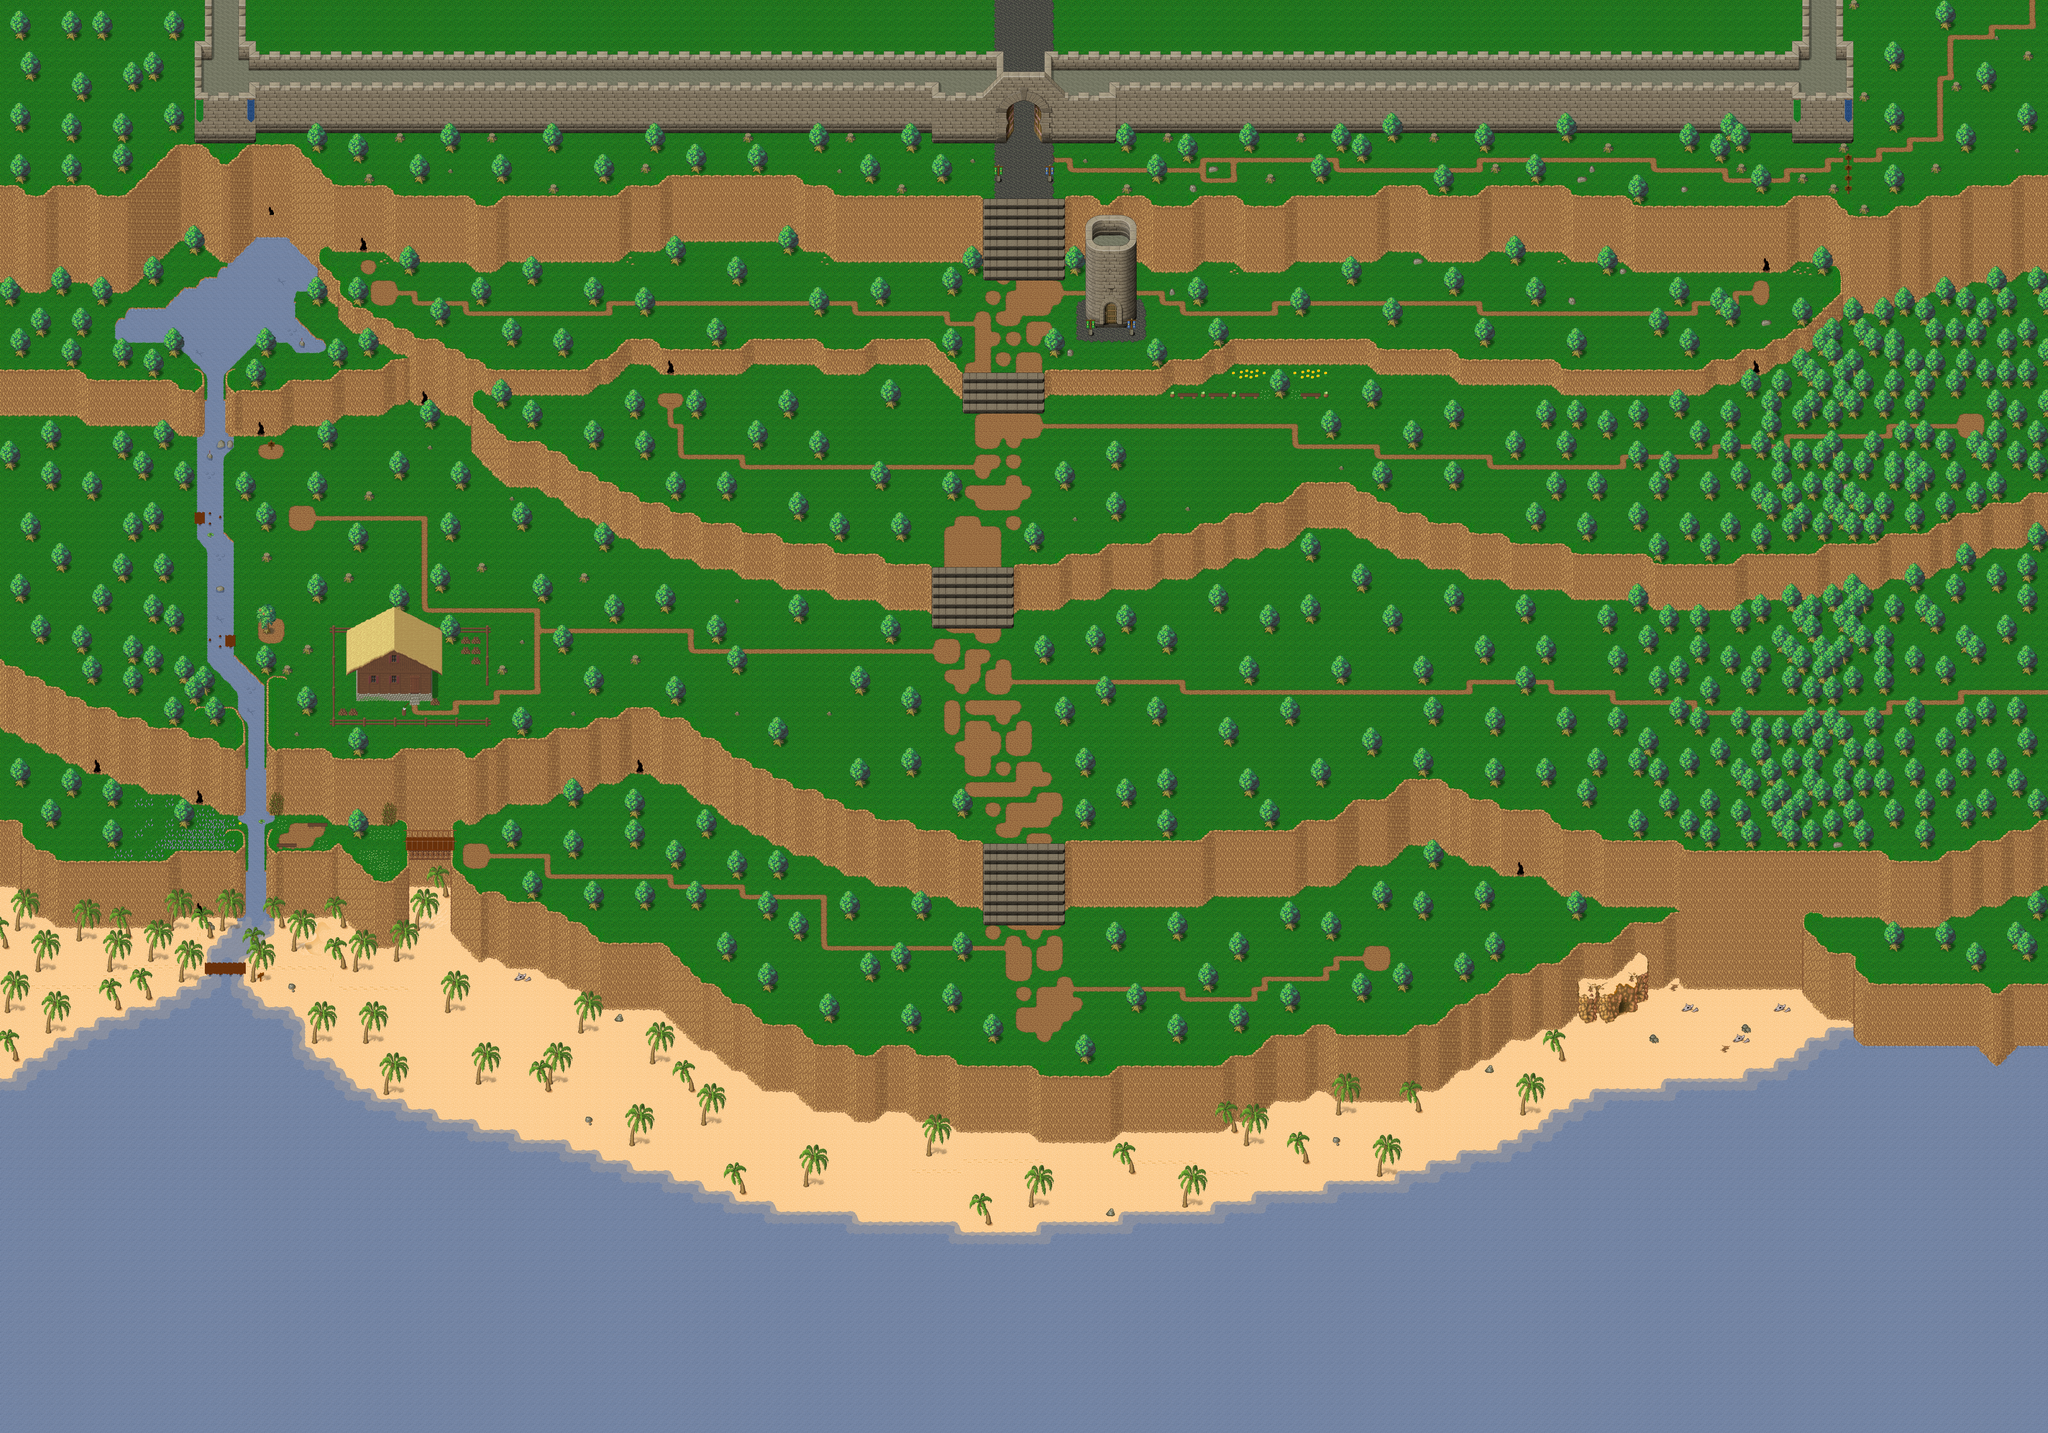

Rendered tile map (Tiled .tmx) drawn with the repository's tilesets; below, a short description and the map source with its tile grids summarised:
An orthogonal 200x140 tile map with 32x32 px tiles, 5 tile layers (ground, fringe, top1, top2, ...), 1 hidden layer not drawn, 14 tilesets and 56 objects (24x spawn, 13x warp, 10x script, 9x PARTICLE_EFFECT).

<map version="1.0" orientation="orthogonal" width="200" height="140" tilewidth="32" tileheight="32">
 <properties>
  <property name="minimap" value="/graphics/minimaps/008.png" />
  <property name="music" value="The Mana World - The Forest.ogg" />
  <property name="name" value="Ilha Fortaleza" />
  <property name="overlay0image" value="graphics/images/ambient/clouds.png" />
  <property name="overlay0parallax" value="1.0" />
  <property name="overlay0scrollX" value="0.2" />
  <property name="overlay0scrollY" value="0.1" />
  <property name="pasta" value="IlhaFortaleza" />
 </properties>
 <tileset firstgid="1" name="Colision" tilewidth="32" tileheight="32">
  <image source="../graphics/tiles/collision.png" width="64" height="32" />
 </tileset>
 <tileset firstgid="3" name="Trans" tilewidth="32" tileheight="32">
  <image source="../graphics/tiles/trans_woodland-desert.png" width="512" height="352" />
 </tileset>
 <tileset firstgid="179" name="Block Walls" tilewidth="32" tileheight="32">
  <image source="../graphics/tiles/blockWalls.png" width="512" height="512" />
 </tileset>
 <tileset firstgid="435" name="Block Walls X2" tilewidth="32" tileheight="64">
  <image source="../graphics/tiles/blockWalls_x2.png" width="512" height="64" />
 </tileset>
 <tileset firstgid="451" name="Woodland Ground" tilewidth="32" tileheight="32">
  <image source="../graphics/tiles/Woodland_ground.png" width="512" height="512" />
 </tileset>
 <tileset firstgid="707" name="Woodland X3" tilewidth="32" tileheight="96">
  <image source="../graphics/tiles/Woodland_x3.png" width="512" height="192" />
 </tileset>
 <tileset firstgid="739" name="Desert3" tilewidth="32" tileheight="32">
  <image source="../graphics/tiles/desert3.png" width="512" height="512" />
 </tileset>
 <tileset firstgid="995" name="Desert X5" tilewidth="32" tileheight="160">
  <image source="../graphics/tiles/desert_x5.png" width="192" height="160" />
 </tileset>
 <tileset firstgid="1001" name="Desert X3" tilewidth="32" tileheight="96">
  <image source="../graphics/tiles/desert_x3.png" width="512" height="96" />
 </tileset>
 <tileset firstgid="1017" name="Vila" tilewidth="32" tileheight="32">
  <image source="../graphics/tiles/Woodland_village.png" width="512" height="512" />
 </tileset>
 <tileset firstgid="1273" name="Vila X2" tilewidth="32" tileheight="64">
  <image source="../graphics/tiles/Woodland_village_x2.png" width="512" height="64" />
 </tileset>
 <tileset firstgid="1289" name="bordas" tilewidth="32" tileheight="32">
  <image source="../graphics/tiles/blockWalls2.png" width="512" height="128" />
 </tileset>
 <tileset firstgid="1353" name="Placas" tilewidth="32" tileheight="64">
  <image source="../graphics/tiles/placas_x2.png" width="512" height="64" />
 </tileset>
 <tileset firstgid="1369" name="castle-walls" tilewidth="32" tileheight="32">
  <image source="../graphics/tiles/castle-walls.png" width="544" height="640" />
 </tileset>
 <layer name="ground" width="200" height="140">
  <data>[28000 cells, 28000 non-empty, 203 distinct tile ids]</data>
 </layer>
 <layer name="fringe" width="200" height="140">
  <data>[28000 cells, 3046 non-empty, 190 distinct tile ids]</data>
 </layer>
 <layer name="top1" width="200" height="140">
  <data>[28000 cells, 420 non-empty, 67 distinct tile ids]</data>
 </layer>
 <layer name="top2" width="200" height="140">
  <data>[28000 cells, 14 non-empty, 8 distinct tile ids]</data>
 </layer>
 <layer name="top3" width="200" height="140">
  <data>[28000 cells, 0 non-empty, 0 distinct tile ids]</data>
 </layer>
 <layer name="collision" width="200" height="140" visible="0" opacity="0.5">
  <data>[28000 cells, 19865 non-empty, 2 distinct tile ids]</data>
 </layer>
 <objectgroup name="spawns" width="200" height="140" visible="0">
  <object name="Escorpião (5)" type="spawn" x="4736" y="3104" width="928" height="416">
   <properties>
    <property name="eA_death" value="15000" />
    <property name="eA_spawn" value="30000" />
    <property name="max_beings" value="5" />
    <property name="monster_id" value="1" />
   </properties>
  </object>
  <object name="Verme (10)" type="spawn" x="4768" y="3072" width="928" height="416">
   <properties>
    <property name="max_beings" value="10" />
    <property name="monster_id" value="0" />
   </properties>
  </object>
  <object name="Trasgo de Fogo (5)" type="spawn" x="3776" y="2656" width="1280" height="512">
   <properties>
    <property name="max_beings" value="5" />
    <property name="monster_id" value="9" />
   </properties>
  </object>
  <object name="Bixo-da-Seda (40)" type="spawn" x="704" y="640" width="5152" height="2080">
   <properties>
    <property name="max_beings" value="40" />
    <property name="monster_id" value="33" />
   </properties>
  </object>
  <object name="Tronco Vivo (8)" type="spawn" x="3840" y="1792" width="1920" height="864">
   <properties>
    <property name="max_beings" value="8" />
    <property name="monster_id" value="23" />
   </properties>
  </object>
  <object name="Planta Alizarina (1)" type="spawn" x="5248" y="1888" width="448" height="608">
   <properties>
    <property name="eA_death" value="120000" />
    <property name="eA_spawn" value="240000" />
    <property name="max_beings" value="1" />
    <property name="monster_id" value="30" />
   </properties>
  </object>
  <object name="Planta Gamboge (1)" type="spawn" x="5280" y="1856" width="448" height="608">
   <properties>
    <property name="eA_death" value="120000" />
    <property name="eA_spawn" value="240000" />
    <property name="max_beings" value="1" />
    <property name="monster_id" value="29" />
   </properties>
  </object>
  <object name="Lenha Dura (5)" type="spawn" x="4352" y="1152" width="1408" height="608">
   <properties>
    <property name="max_beings" value="5" />
    <property name="monster_id" value="23" />
   </properties>
  </object>
  <object name="Planta Cobalto (1)" type="spawn" x="5280" y="1184" width="448" height="608">
   <properties>
    <property name="eA_death" value="120000" />
    <property name="eA_spawn" value="240000" />
    <property name="max_beings" value="1" />
    <property name="monster_id" value="28" />
   </properties>
  </object>
  <object name="Planta Malva (1)" type="spawn" x="5312" y="1152" width="448" height="608">
   <properties>
    <property name="eA_death" value="120000" />
    <property name="eA_spawn" value="240000" />
    <property name="max_beings" value="1" />
    <property name="monster_id" value="27" />
   </properties>
  </object>
  <object name="Bicho-da-ceda (10)" type="spawn" x="3392" y="1152" width="1824" height="448">
   <properties>
    <property name="max_beings" value="5" />
    <property name="monster_id" value="33" />
   </properties>
  </object>
  <object name="Flor (5)" type="spawn" x="3168" y="1792" width="1120" height="832">
   <properties>
    <property name="max_beings" value="5" />
    <property name="monster_id" value="12" />
   </properties>
  </object>
  <object name="Trasgo de Fogo (5)" type="spawn" x="832" y="1792" width="1312" height="576">
   <properties>
    <property name="max_beings" value="5" />
    <property name="monster_id" value="9" />
   </properties>
  </object>
  </objectgroup>
 <objectgroup color="#ffff00" name="warps" width="200" height="140">
  <!-- 12 objects omitted --></objectgroup>
 <objectgroup name="objects" width="0" height="0" visible="0">
  <!-- 7 objects omitted --></objectgroup>
 <objectgroup name="colmeias" width="0" height="0" visible="0">
  <!-- 10 objects omitted --></objectgroup>
 <objectgroup name="pedraEmanar" width="200" height="140" visible="0">
  <!-- 3 objects omitted --></objectgroup>
 <objectgroup name="esconderijos" width="308" height="314" visible="0">
  <!-- 5 objects omitted --></objectgroup>
</map>
<!-- 43 of 56 objects omitted -->
